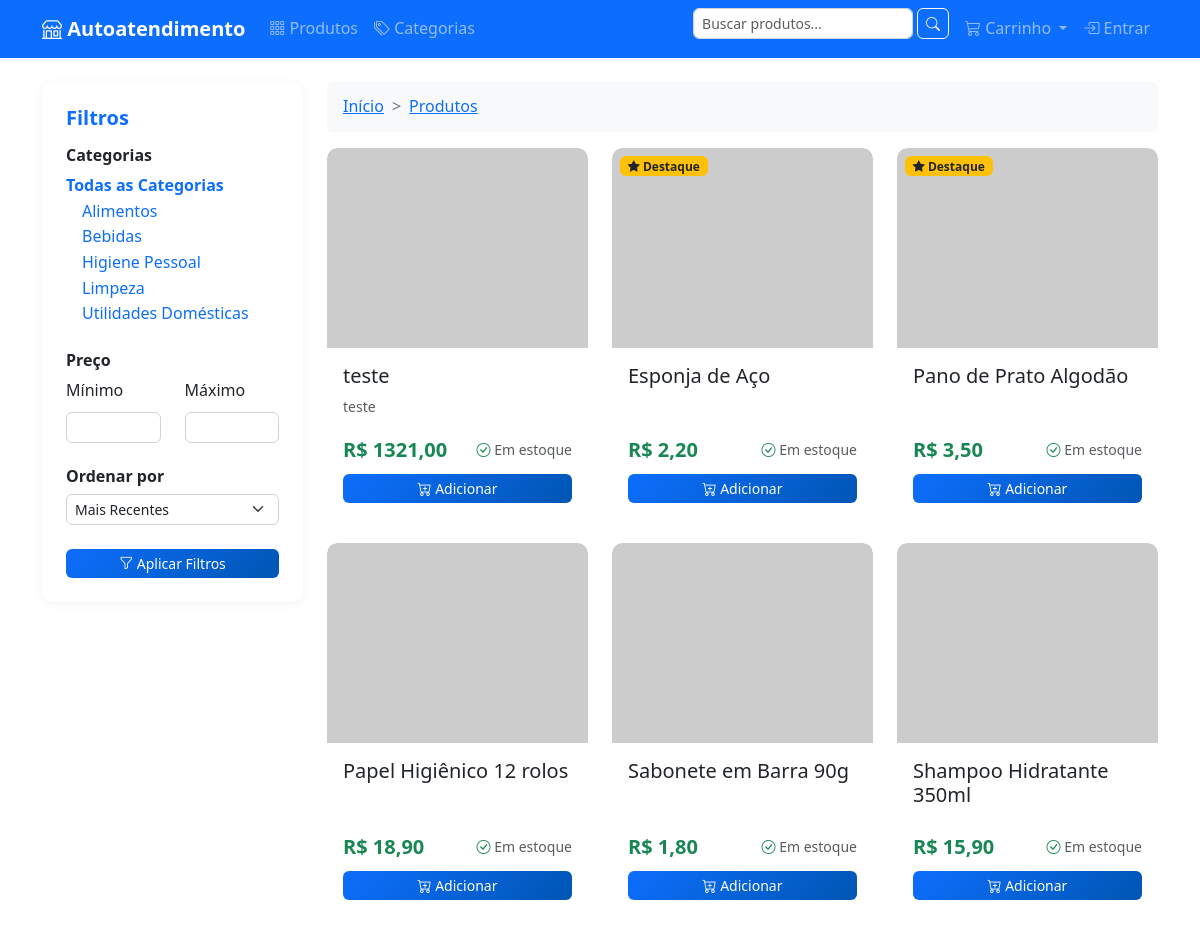
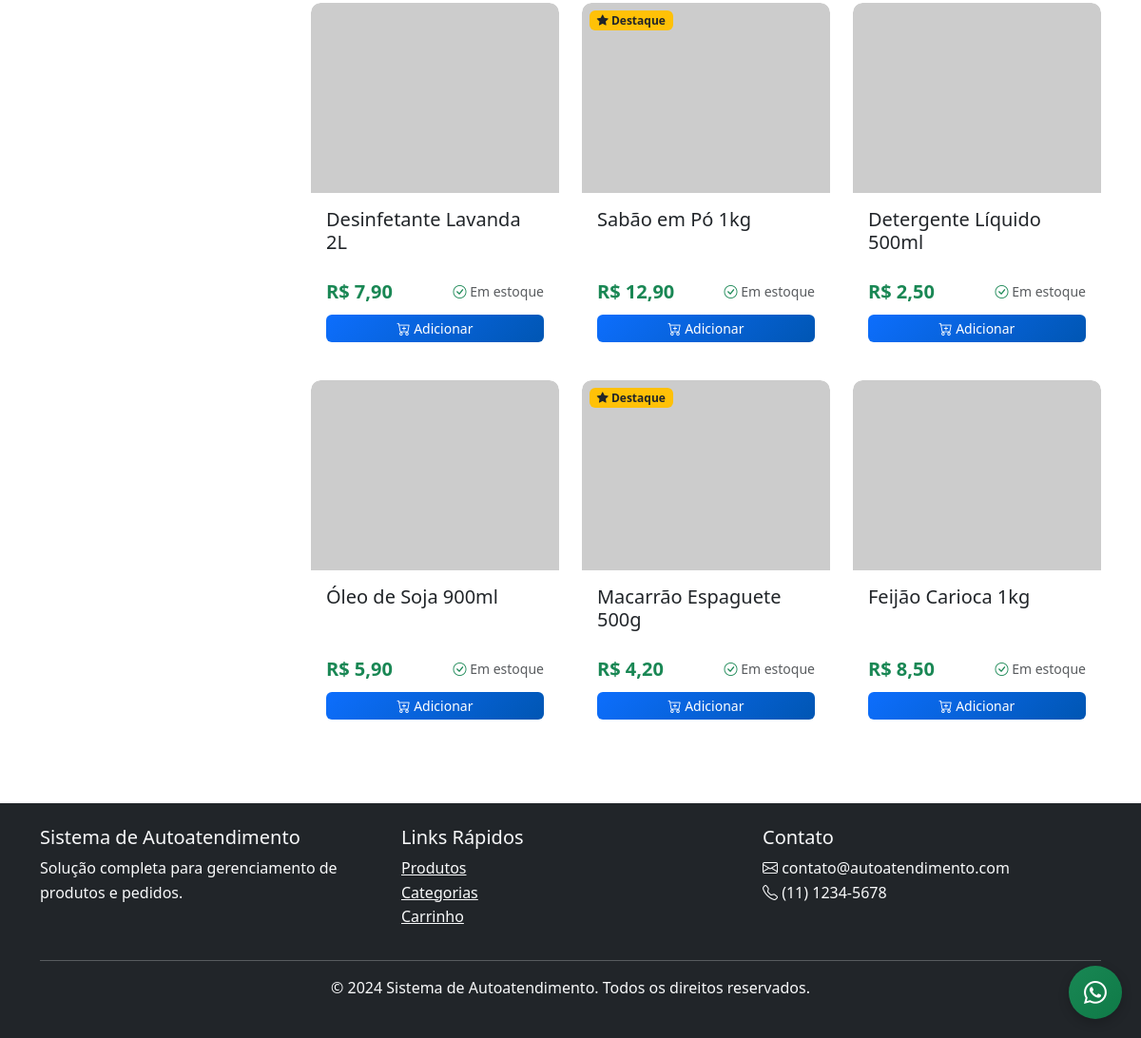
Screenshot of /products/ with the database file from the repository (2 pictures, top to bottom).
### products/models.py (models this page shows, shortened)
class Category(models.Model):
    name = models.CharField('Nome', max_length=100)
    slug = models.SlugField('Slug', unique=True, max_length=100)
    parent = models.ForeignKey(
        'self',
        null=True,
        blank=True,
        on_delete=models.CASCADE,
        related_name='children',
        verbose_name='Categoria Pai'
    )
    description = models.TextField('Descrição', blank=True)
    image = models.ImageField('Imagem', upload_to='categories/', blank=True)
    is_active = models.BooleanField('Ativo', default=True)
    created_at = models.DateTimeField('Criado em', auto_now_add=True)
    updated_at = models.DateTimeField('Atualizado em', auto_now=True)
    class Meta:
        verbose_name = 'Categoria'
        verbose_name_plural = 'Categorias'
        ordering = ['name']

class Product(models.Model):
    name = models.CharField('Nome', max_length=200)
    slug = models.SlugField('Slug', unique=True, max_length=200)
    category = models.ForeignKey(
        Category,
        on_delete=models.CASCADE,
        verbose_name='Categoria'
    )
    brand = models.ForeignKey(
        Brand,
        on_delete=models.SET_NULL,
        null=True,
        blank=True,
        verbose_name='Marca'
    )
    description = models.TextField('Descrição')
    short_description = models.CharField('Descrição Curta', max_length=255, blank=True)
    price = models.DecimalField('Preço', max_digits=10, decimal_places=2)
    stock_quantity = models.PositiveIntegerField('Quantidade em Estoque', default=0)
    sku = models.CharField('SKU', max_length=50, unique=True, blank=True)
    class UnitOfMeasure(models.TextChoices):
        ML = 'ML', 'Mililitro (ml)'
        L = 'L', 'Litro (L)'
        KG = 'KG', 'Quilograma (kg)'
        G = 'G', 'Grama (g)'
    weight = models.DecimalField('Peso (kg)', max_digits=8, decimal_places=2, null=True, blank=True)
    length = models.DecimalField('Comprimento (cm)', max_digits=8, decimal_places=2, null=True, blank=True)
    width = models.DecimalField('Largura (cm)', max_digits=8, decimal_places=2, null=True, blank=True)
    height = models.DecimalField('Altura (cm)', max_digits=8, decimal_places=2, null=True, blank=True)
    unit = models.CharField(
        'Unidade de Medida',
        max_length=5,
        choices=UnitOfMeasure.choices,
        null=True,
        blank=True
    )
    is_active = models.BooleanField('Ativo', default=True)
    is_featured = models.BooleanField('Destaque', default=False)
    created_at = models.DateTimeField('Criado em', auto_now_add=True)
    updated_at = models.DateTimeField('Atualizado em', auto_now=True)
    class Meta:
        verbose_name = 'Produto'
        verbose_name_plural = 'Produtos'
        ordering = ['-created_at']
        indexes = [
            models.Index(fields=['category', 'is_active']),
            models.Index(fields=['brand', 'is_active']),
            models.Index(fields=['price']),
            models.Index(fields=['created_at']),
        ]
    @property
    def is_in_stock(self):
        return self.stock_quantity > 0
    def get_main_image(self):
        try:
            return self.images.filter(is_main=True).first()
        except ProductImage.DoesNotExist:
            return None

### products/views.py (the view)
# urls.py: path('', views.ProductListView.as_view(), name='product_list'),
class ProductListView(ListView):
    model = Product
    template_name = 'products/product_list.html'
    context_object_name = 'products'
    paginate_by = 12
    def get_queryset(self):
        queryset = Product.objects.filter(is_active=True).select_related('category', 'brand').prefetch_related('images')
        category_slug = self.kwargs.get('category_slug')
        if category_slug:
            category = get_object_or_404(Category, slug=category_slug, is_active=True)
            categories = [category] + list(category.get_children())
            queryset = queryset.filter(category__in=categories)
        brand_slug = self.request.GET.get('brand')
        if brand_slug:
            queryset = queryset.filter(brand__slug=brand_slug)
        min_price = self.request.GET.get('min_price')
        max_price = self.request.GET.get('max_price')
        if min_price:
            queryset = queryset.filter(price__gte=min_price)
        if max_price:
            queryset = queryset.filter(price__lte=max_price)
        search_query = self.request.GET.get('q')
        if search_query:
            queryset = queryset.filter(
                Q(name__icontains=search_query) |
                Q(description__icontains=search_query) |
                Q(short_description__icontains=search_query)
            )
        sort = self.request.GET.get('sort', 'created_at')
        if sort == 'price_low':
            queryset = queryset.order_by('price')
        elif sort == 'price_high':
            queryset = queryset.order_by('-price')
        elif sort == 'name':
            queryset = queryset.order_by('name')
        else:  # newest
            queryset = queryset.order_by('-created_at')
        return queryset
    def get_context_data(self, **kwargs):
        context = super().get_context_data(**kwargs)
        context['categories'] = Category.objects.filter(is_active=True, parent=None)
        context['brands'] = Brand.objects.filter(is_active=True)
        context['current_category'] = self.kwargs.get('category_slug')
        context['current_brand'] = self.request.GET.get('brand')
        context['min_price'] = self.request.GET.get('min_price')
        context['max_price'] = self.request.GET.get('max_price')
        context['search_query'] = self.request.GET.get('q', '')
        context['current_sort'] = self.request.GET.get('sort', 'created_at')
        active_products = Product.objects.filter(is_active=True)
        if active_products.exists():
            context['min_product_price'] = active_products.order_by('price').first().price
            context['max_product_price'] = active_products.order_by('-price').first().price
        return context

### cart/context_processors.py (called while the page is built, shortened)
def cart(request):
    session_key = request.session.session_key
    if not session_key:
        return {'cart': None, 'cart_total': 0, 'cart_amount': 0}

### templates/products/product_list.html (shortened to what this page needs)
{% extends 'base.html' %}
{% load static %}
{% block content %}
<div class="row">
    <div class="col-md-3">
        <div class="filter-section">
            <h5 class="filter-title">Filtros</h5>
            <div class="mb-4">
                <h6 class="fw-bold">Categorias</h6>
                <ul class="list-unstyled">
                    <li>
                        <a href="{% url 'products:product_list' %}" class="text-decoration-none {% if not current_category %}fw-bold{% endif %}">
                            Todas as Categorias
                        </a>
                    </li>
                    {% for category in categories %}
                        <li class="ms-3">
                            <a href="{% url 'products:category_products' category.slug %}"
                               class="text-decoration-none {% if current_category == category.slug %}fw-bold text-primary{% endif %}">
                                {{ category.name }}
                            </a>
                        </li>
                    {% endfor %}
                </ul>
            </div>
            <div class="mb-4">
                <h6 class="fw-bold">Preço</h6>
                <form id="filter-form" method="get">
                    <div class="row">
                        <div class="col-6">
                            <label for="min-price" class="form-label">Mínimo</label>
                            <input type="number" class="form-control form-control-sm"
                                   id="min-price" name="min_price"
                                   value="{{ min_price }}"
                                   min="0" step="0.01">
                        </div>
                        <div class="col-6">
                            <label for="max-price" class="form-label">Máximo</label>
                            <input type="number" class="form-control form-control-sm"
                                   id="max-price" name="max_price"
                                   value="{{ max_price }}"
                                   min="0" step="0.01">
                        </div>
                    </div>
                </form>
            </div>
            <div class="mb-4">
                <h6 class="fw-bold">Ordenar por</h6>
                <select id="sort-select" class="form-select form-select-sm" name="sort">
                    <option value="created_at" {% if current_sort == 'created_at' %}selected{% endif %}>Mais Recentes</option>
                </select>
            </div>
            <button type="submit" form="filter-form" class="btn btn-primary btn-sm w-100">
                <i class="bi bi-funnel"></i> Aplicar Filtros
            </button>
        </div>
    </div>
    <div class="col-md-9">
        <nav aria-label="breadcrumb">
            <ol class="breadcrumb">
                <li class="breadcrumb-item"><a href="{% url 'home' %}">Início</a></li>
                <li class="breadcrumb-item"><a href="{% url 'products:product_list' %}">Produtos</a></li>
            </ol>
        </nav>
        <div class="row">
            {% for product in products %}
                <div class="col-md-4 mb-4">
                    <div class="card product-card h-100">
                        <div class="position-relative">
                            {% if product.get_main_image %}
                                <img src="{{ product.get_main_image.image.url }}"
                                     class="card-img-top product-image"
                                     alt="{{ product.name }}">
                            {% else %}
                                <img src="https://via.placeholder.com/300x200?text=Sem+Imagem"
                                     class="card-img-top product-image"
                                     alt="{{ product.name }}">
                            {% endif %}
                            {% if product.is_featured %}
                                <span class="position-absolute top-0 start-0 badge bg-warning text-dark m-2">
                                    <i class="bi bi-star-fill"></i> Destaque
                                </span>
                            {% endif %}
                        </div>
                        <div class="card-body d-flex flex-column">
                            <h5 class="card-title">{{ product.name }}</h5>
                            <p class="card-text text-muted small">{{ product.short_description|truncatewords:10 }}</p>
                            <div class="mt-auto">
                                <div class="d-flex justify-content-between align-items-center mb-2">
                                    <span class="product-price">R$ {{ product.price|floatformat:2 }}</span>
                                    <small class="text-muted">
                                        {% if product.is_in_stock %}
                                            <i class="bi bi-check-circle text-success"></i> Em estoque
                                        {% else %}
                                            <i class="bi bi-x-circle text-danger"></i> Indisponível
                                        {% endif %}
                                    </small>
                                </div>
                                <div class="d-grid">
                                    {% if product.is_in_stock %}
                                        <button class="btn btn-primary btn-sm add-to-cart-btn"
                                                data-product-id="{{ product.id }}"
                                                data-quantity="1">
                                            <i class="bi bi-cart-plus"></i> Adicionar
                                        </button>
                                    {% else %}
                                        <button class="btn btn-secondary btn-sm" disabled>
                                            <i class="bi bi-cart-x"></i> Indisponível
                                        </button>
                                    {% endif %}
                                </div>
                            </div>
                        </div>
                    </div>
                </div>
            {% empty %}
                <div class="col-12">
                    <div class="alert alert-warning text-center">
                        <i class="bi bi-exclamation-triangle"></i> Nenhum produto encontrado.
                    </div>
                </div>
            {% endfor %}
        </div>
    </div>
</div>
{% endblock %}

### static/css/style.css (style rules this page uses)
:root { --primary-color: #0d6efd; --secondary-color: #6c757d; --success-color: #198754; --danger-color: #dc3545; --warning-color: #ffc107; --info-color: #0dcaf0; --light-color: #f8f9fa; --dark-color: #212529; }
body { font-family: 'Segoe UI', Tahoma, Geneva, Verdana, sans-serif; line-height: 1.6; color: var(--dark-color); }
.product-card { transition: transform 0.3s ease, box-shadow 0.3s ease; border: none; border-radius: 10px; overflow: hidden; }
.product-image { height: 200px; object-fit: cover; border-radius: 10px 10px 0 0; }
.product-price { font-size: 1.25rem; font-weight: bold; color: var(--success-color); }
.btn { border-radius: 6px; font-weight: 500; transition: all 0.3s ease; }
.btn-primary { background: linear-gradient(135deg, var(--primary-color), #0056b3); border: none; }
.form-control, .form-select { border-radius: 6px; border: 1px solid #ced4da; }
.filter-section { background: white; padding: 1.5rem; border-radius: 10px; box-shadow: 0 2px 10px rgba(0,0,0,0.05); margin-bottom: 1.5rem; }
.filter-title { font-weight: 600; margin-bottom: 1rem; color: var(--primary-color); }
.breadcrumb { background: var(--light-color); border-radius: 6px; padding: 0.75rem 1rem; }
.breadcrumb-item + .breadcrumb-item::before { content: ">"; color: var(--secondary-color); }

### rows the page displays
Category: name "Alimentos"
Category: name "Bebidas"
Category: name "Higiene Pessoal"
Category: name "Limpeza"
Category: name "Utilidades Domésticas"
Product: name "teste", short_description "teste", price "1321,00", stock_quantity "Em estoque"
Product: is_featured True (drawn), name "Esponja de Aço", price "2,20", stock_quantity "Em estoque"
Product: is_featured True (drawn), name "Pano de Prato Algodão", price "3,50", stock_quantity "Em estoque"
Product: name "Papel Higiênico 12 rolos", price "18,90", stock_quantity "Em estoque"
Product: name "Sabonete em Barra 90g", price "1,80", stock_quantity "Em estoque"
Product: name "Shampoo Hidratante 350ml", price "15,90", stock_quantity "Em estoque"
Product: name "Desinfetante Lavanda 2L", price "7,90", stock_quantity "Em estoque"
Product: is_featured True (drawn), name "Sabão em Pó 1kg", price "12,90", stock_quantity "Em estoque"
Product: name "Detergente Líquido 500ml", price "2,50", stock_quantity "Em estoque"
Product: name "Óleo de Soja 900ml", price "5,90", stock_quantity "Em estoque"
Product: is_featured True (drawn), name "Macarrão Espaguete 500g", price "4,20", stock_quantity "Em estoque"
Product: name "Feijão Carioca 1kg", price "8,50", stock_quantity "Em estoque"
